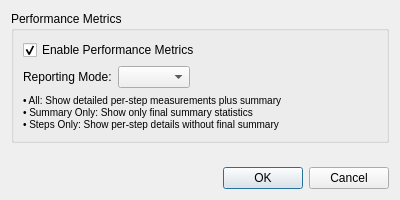
<?xml version="1.0" encoding="UTF-8"?>
<ui version="4.0">
 <class>PerformanceSettingsDialog</class>
 <widget class="QDialog" name="PerformanceSettingsDialog">
  <property name="geometry">
   <rect>
    <x>0</x>
    <y>0</y>
    <width>400</width>
    <height>200</height>
   </rect>
  </property>
  <property name="windowTitle">
   <string>Performance Metrics Settings</string>
  </property>
  <layout class="QVBoxLayout" name="verticalLayout">
   <item>
    <widget class="QGroupBox" name="groupBox">
     <property name="title">
      <string>Performance Metrics</string>
     </property>
     <layout class="QVBoxLayout" name="verticalLayout_2">
      <item>
       <widget class="QCheckBox" name="enableMetricsCheckBox">
        <property name="text">
         <string>Enable Performance Metrics</string>
        </property>
        <property name="checked">
         <bool>true</bool>
        </property>
       </widget>
      </item>
      <item>
       <layout class="QHBoxLayout" name="horizontalLayout">
        <item>
         <widget class="QLabel" name="modeLabel">
          <property name="text">
           <string>Reporting Mode:</string>
          </property>
         </widget>
        </item>
        <item>
         <widget class="QComboBox" name="modeComboBox">
          <property name="enabled">
           <bool>true</bool>
          </property>
         </widget>
        </item>
        <item>
         <spacer name="horizontalSpacer">
          <property name="orientation">
           <enum>Qt::Horizontal</enum>
          </property>
          <property name="sizeHint" stdset="0">
           <size>
            <width>40</width>
            <height>20</height>
           </size>
          </property>
         </spacer>
        </item>
       </layout>
      </item>
      <item>
       <widget class="QLabel" name="descriptionLabel">
        <property name="text">
         <string>&lt;small&gt;• All: Show detailed per-step measurements plus summary&lt;br/&gt;• Summary Only: Show only final summary statistics&lt;br/&gt;• Steps Only: Show per-step details without final summary&lt;/small&gt;</string>
        </property>
        <property name="wordWrap">
         <bool>true</bool>
        </property>
       </widget>
      </item>
     </layout>
    </widget>
   </item>
   <item>
    <spacer name="verticalSpacer">
     <property name="orientation">
      <enum>Qt::Vertical</enum>
     </property>
     <property name="sizeHint" stdset="0">
      <size>
       <width>20</width>
       <height>40</height>
      </size>
     </property>
    </spacer>
   </item>
   <item>
    <widget class="QDialogButtonBox" name="buttonBox">
     <property name="orientation">
      <enum>Qt::Horizontal</enum>
     </property>
     <property name="standardButtons">
      <set>QDialogButtonBox::Cancel|QDialogButtonBox::Ok</set>
     </property>
    </widget>
   </item>
  </layout>
 </widget>
 <resources/>
 <connections>
  <connection>
   <sender>enableMetricsCheckBox</sender>
   <signal>toggled(bool)</signal>
   <receiver>modeComboBox</receiver>
   <slot>setEnabled(bool)</slot>
  </connection>
  <connection>
   <sender>enableMetricsCheckBox</sender>
   <signal>toggled(bool)</signal>
   <receiver>modeLabel</receiver>
   <slot>setEnabled(bool)</slot>
  </connection>
 </connections>
</ui>
